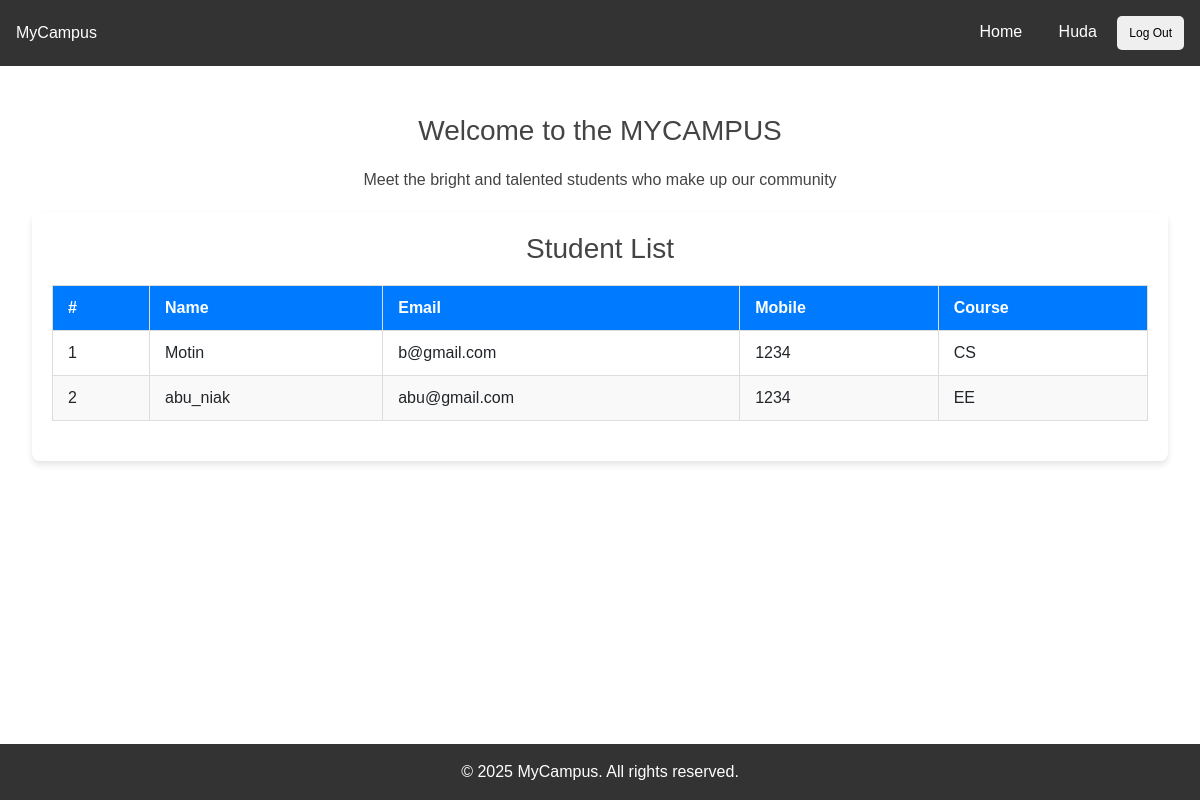
Screenshot of / (signed in) with the database file from the repository.
### student/models.py (models this page shows, shortened)
class Student(models.Model):
    COURSE_CHOICES = [
        ('CS', 'Computer Science'),
        ('IT', 'Information Technology'),
        ('EE', 'Electrical Engineering'),
        ('ME', 'Mechanical Engineering'),
    ]
    name = models.CharField(max_length=50)
    email = models.EmailField(unique=True)
    phone = models.CharField(max_length=15)
    course = models.CharField(max_length=50, choices=COURSE_CHOICES)
    created_by = models.ForeignKey(User, on_delete=models.CASCADE)

### student/views.py (the view)
# urls.py: path('', views.getAllStudent.as_view(), name='Home'),
class getAllStudent(ListView):
  model = models.Student
  template_name = 'index.html'
  context_object_name ='students'
  def get_context_data(self, **kwargs):
        context = super().get_context_data(**kwargs)
        context['show_actions'] = False
        return context

### student/context_processors.py (called while the page is built)
def site_data(request):
  return {
    'app_name': 'MyCampus',
    'footer_info': '2025 MyCampus. All rights reserved.',
  }

### student/templates/index.html
{% extends 'layout.html'%} {% block content %}
<main class="content">
  <h1>Welcome to the {{app_name | upper}} </h1>
  <p>Meet the bright and talented students who make up our community</p>
   {% include "components/table.html" %}
</main>
{% endblock %} {% block title%} Home {% endblock %}

### student/templates/components/nav.html (shortened to what this page needs)
<header class="navbar">
  <div class="logo">{{app_name}} </div>
  <nav>
      <a href={% url 'Home' %}>Home</a>
      {% if user.is_authenticated %}
        <a href={% url 'User_profile' %}>{{ user.username | title }}</a>
        <form action="{% url 'User_logout' %}" method="POST" style="display:inline;">
            <button type="submit">Log Out</button>
        </form>
    {% else %}
        <a href={% url 'User_login' %}>User</a>
        <a href="{% url 'User_login' %}">Log In</a>
        <a href="{% url 'User_create' %}">Sign Up</a>
    {% endif %}
  </nav>
</header>

### student/templates/components/table.html (shortened to what this page needs)
<div class="container">
  <h1>Student List</h1>
  <table>
    <thead>
      <tr>
        <th>#</th>
        <th>Name</th>
        <th>Email</th>
        <th>Mobile</th>
        <th>Course</th>
      </tr>
    </thead>
    <tbody>
      {% for students in students%}
      <tr>
        <td>{{students.id}}</td>
        <td>{{students.name}}</td>
        <td>{{students.email}}</td>
        <td>{{students.phone}}</td>
        <td>{{students.course}}</td>
      {% endfor %}
    </tbody>
  </table>
</div>

### student/static/css/styles.css (style rules this page uses)
* { margin: 0; padding: 0; box-sizing: border-box; }
body { display: flex; flex-direction: column; min-height: 100vh; font-family: Arial, sans-serif; }
a { text-decoration: none; }
.navbar { background-color: #333; color: #fff; padding: 1rem; display: flex; justify-content: space-between; align-items: center; }
.navbar a { color: #fff; text-decoration: none; margin: 0 1rem; }
.content { flex: 1; padding: 2rem; }
.container { max-width: 1200px; margin: 20px auto; padding: 20px; background: #fff; border-radius: 8px; box-shadow: 0 4px 6px rgba(0, 0, 0, 0.1); }
h1 { text-align: center; margin-bottom: 20px; font-size: 28px; color: #444; }
p { text-align: center; margin-bottom: 20px; color: #444; }
table { width: 100%; border-collapse: collapse; margin: 20px 0; }
table thead { background-color: #007bff; color: white; }
table th, table td { padding: 10px 15px; text-align: left; border: 1px solid #ddd; }
table tbody tr:nth-child(even) { background-color: #f9f9f9; }
button { display: inline-flex; align-items: center; justify-content: center; border: none; border-radius: 5px; padding: 8px 12px; font-size: 12px; cursor: pointer; transition: background-color 0.3s; text-decoration: none; }

### rows the page displays
Student: id "1", name "Motin", email "b@gmail.com", phone "1234", course "CS"
Student: id "2", name "abu_niak", email "abu@gmail.com", phone "1234", course "EE"

### other values shown
{{ app_name }} "MyCampus"
{{ user.username | title }} "Huda"
{{ app_name | upper }} "MYCAMPUS"
{{ footer_info }} "2025 MyCampus. All rights reserved."
